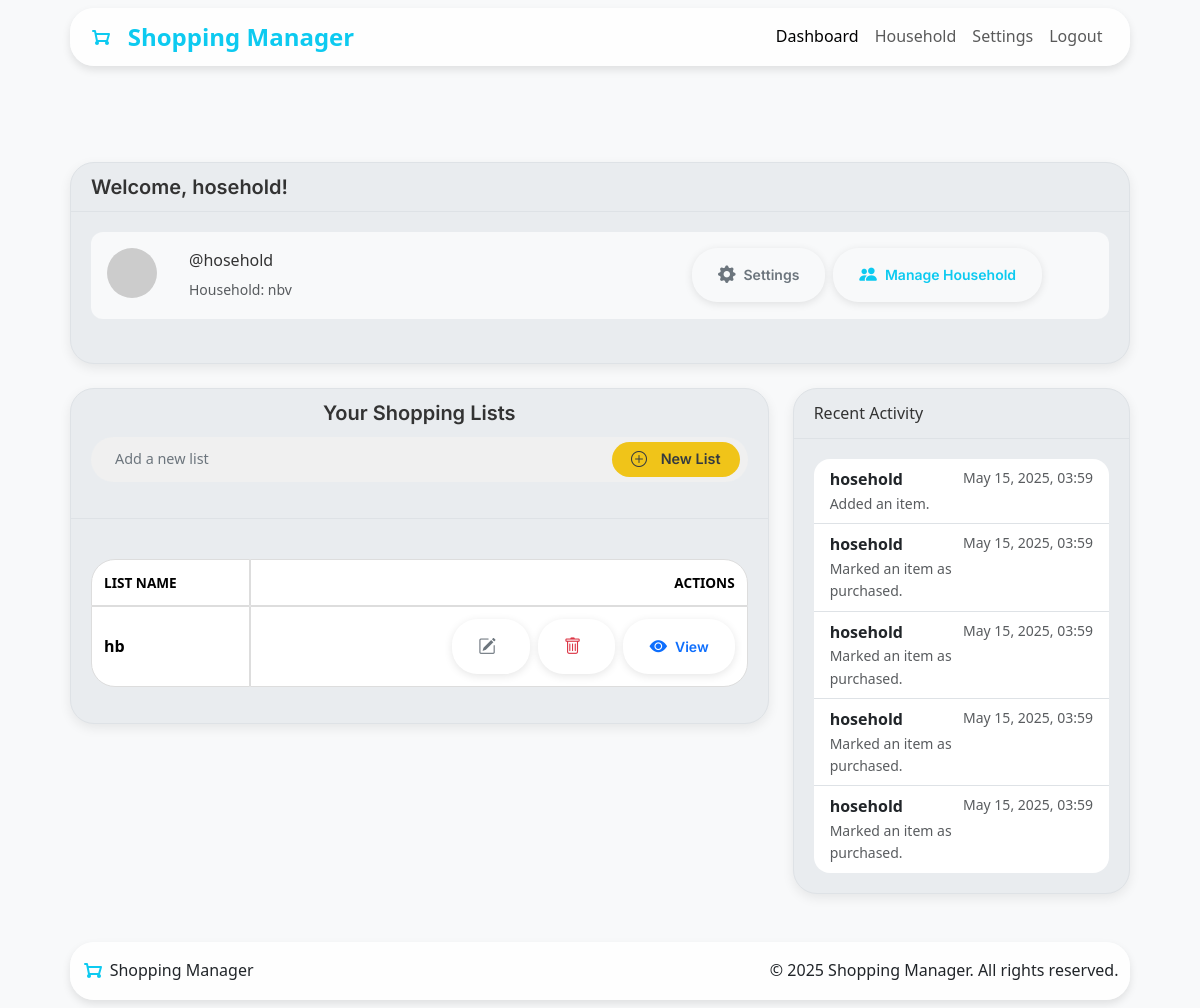
The app's page /dashboard (signed in) with its own data.
### app/models.py (models this page shows, shortened)
class User(db.Model, UserMixin):
    __tablename__ = 'users'
    id = db.Column(db.Integer, primary_key=True)
    username = db.Column(db.String(80), unique=True, nullable=False)
    name = db.Column(db.String(80), nullable=False)
    password = db.Column(db.String(128), nullable=False)
    role = db.Column(db.String(20), default='member')  # member or admin
    avatar_url = db.Column(db.String(256), nullable=True)  # DiceBear URL or uploaded file path
    household_id = db.Column(db.Integer, db.ForeignKey('households.id'))
    household = db.relationship('Household', back_populates='members', foreign_keys=[household_id])
    administered_household = db.relationship('Household', back_populates='admin',
                                             foreign_keys='Household.admin_id', uselist=False)
    created_lists = db.relationship('ShoppingList', backref='creator', lazy=True)
    added_items = db.relationship('ListItem', backref='added_by', lazy=True)
    activities = db.relationship('ActivityLog', backref='user', lazy=True)

class Household(db.Model):
    __tablename__ = 'households'
    id = db.Column(db.Integer, primary_key=True)
    join_code = db.Column(db.String(36), unique=True, nullable=False, default=lambda: secrets.token_hex(4).upper())
    name = db.Column(db.String(100), nullable=False)
    created_at = db.Column(
    db.DateTime(timezone=True),
    default=lambda: datetime.now(tz)
    )
    admin_id = db.Column(db.Integer, db.ForeignKey('users.id'), nullable=False)
    admin = db.relationship('User', back_populates='administered_household', foreign_keys=[admin_id])
    members = db.relationship('User', back_populates='household', lazy=True, foreign_keys='User.household_id')
    shopping_lists = db.relationship('ShoppingList', backref='household', lazy=True, cascade="all, delete-orphan")

class ShoppingList(db.Model):
    __tablename__ = 'shoppinglists'
    id = db.Column(db.Integer, primary_key=True)
    name = db.Column(db.String(100), nullable=False)
    household_id = db.Column(db.Integer, db.ForeignKey('households.id'), nullable=False)
    created_by_user_id = db.Column(db.Integer, db.ForeignKey('users.id'), nullable=False)
    created_at = db.Column(
    db.DateTime(timezone=True),
    default=lambda: datetime.now(tz)
    )
    items_count = db.Column(db.Integer, default=0)
    purchased_items_count = db.Column(db.Integer, default=0)
    items = db.relationship('ListItem', backref='shopping_list', lazy=True, cascade="all, delete-orphan")

class ActivityLog(db.Model):
    __tablename__ = 'activity_log'
    id = db.Column(db.Integer, primary_key=True)
    user_id = db.Column(db.Integer, db.ForeignKey('users.id'), nullable=False)
    household_id = db.Column(db.Integer, db.ForeignKey('households.id'), nullable=False)
    action_type = db.Column(db.String(50), nullable=False)
    timestamp = db.Column(
    db.DateTime(timezone=True),
    default=lambda: datetime.now(tz)
    )

### app/routes.py (the view)
@main.route('/dashboard')
@login_required
def dashboard():
    new_list_form = ShoppingListForm()
    household_id = current_user.household_id
    if not household_id:
        flash("You must join or create a household first.", "warning")
        return redirect(url_for('household_bp.setup'))
    household = HouseholdModel.query.get(household_id)
    if not household:
        flash("Household not found.", "danger")
        return redirect(url_for('main.dashboard'))
    is_admin = (current_user.id == household.admin_id)
    all_household_lists = ShoppingListModel.query.filter_by(
        household_id=household_id
    ).order_by(
        ShoppingListModel.created_at.desc()
    ).all()
    recent_activity = ActivityLog.query.filter_by(
        household_id=household_id
    ).order_by(
        ActivityLog.timestamp.desc()
    ).limit(5).all()
    return render_template(
        'dashboard.html',
        title=f"Dashboard - {household.name}",
        household=household,
        lists=all_household_lists,
        is_admin=is_admin,
        recent_activity=recent_activity,
        format_action=format_action,
        new_list_form=new_list_form
    )

### app/shopping_lists/forms.py
class ShoppingListForm(FlaskForm):
    name = StringField('List Name', validators=[DataRequired()])
    submit = SubmitField('Create List')

### templates/dashboard.html (shortened to what this page needs)
{% extends "base.html" %}
{% block content %}
<div class="container mt-2">
    <div class="card sm-card mb-4">
        <div class="card-header"><h5 class="mb-0">Welcome, {{ current_user.name | default('User') }}!</h5></div>
        <div class="card-body">
            <div class="profile-header d-flex flex-column flex-md-row align-items-center align-items-md-start">
                <div class="text-center text-md-start mb-3 mb-md-0 me-md-3">
                    <img src="{{ current_user.avatar_url }}"
                        alt="{{ current_user.name }}'s avatar"
                        class="profile-pic-actual"
                        onerror="this.onerror=null; this.src='https://api.dicebear.com/7.x/initials/svg?seed={{ current_user.name }}'">
                </div>
                <div class="profile-info w-100 w-md-auto me-md-auto mb-3 mb-md-0 text-center text-md-start">
                    <p class="card-text mb-1">@{{ current_user.username }}</p>
                    {% if current_user.household %}
                    <small class="text-muted">Household: {{ current_user.household.name }}</small>
                    {% else %}
                    <small class="text-muted">Not currently in a household. <a href="{{ url_for('household_bp.setup')}}">Join or Create One!</a></small>
                    {% endif %}
                </div>
                <div class="profile-actions d-flex flex-column flex-sm-row align-items-sm-center w-100 w-md-auto justify-content-center">
                    <a href="{{ url_for('settings_bp.account_settings') }}" class="btn btn-sm btn-outline-secondary mb-2 mb-sm-0 me-sm-2">
                        <i class="bi bi-gear-fill"></i> Settings
                    </a>
                    {% if current_user.household and (is_admin or current_user.is_admin_of_household) %}
                    <a href="{{ url_for('household_bp.manage_household', household_id=current_user.household_id) }}" class="btn btn-sm btn-outline-info">
                        <i class="bi bi-people-fill"></i> Manage Household
                    </a>
                    {% endif %}
                </div>
            </div>
        </div>
    </div>
    <div class="row">
        <div class="col-md-8">
            <div class="card sm-card mb-4">
                <div class="card-header">
                    <div class="list-header-controls">
                        <h2 class="h4 list-header-title">Your Shopping Lists</h2>
                        <div class="header-actions-toolbar">
                            <div class="header-action-group" id="headerQuickAddGroup">
                                <div class="dashboard-new-list-container">
                                    <form class="d-flex my-auto" role="New List" id="dashboardListAddForm" action="{{ url_for('shoppinglist_bp.create_list') }}" method="post">
                                        <div class="shopping-new-list-pill-container">
                                        {{ new_list_form.name(class_='form-control' + (' is-invalid' if new_list_form.name.errors else ''), placeholder="Add a new list", id="dashboardNewListInput", type="text", aria_label="New List") }}
                                            <button class="btn btn-new-list-custom expanded" type="submit" id="dashboardNewListBtn">
                                                    <i class="bi bi-plus-circle"></i>
                                                    <span class="New-List-text">New List</span>
                                            </button>
                                        </div>
                                    </form>
                                </div>
                            </div>
                        </div>
                    </div>
                </div>
                <div class="card-body">
                    {% if lists %}
                    <div class="table-container">
                        <table class="table align-middle rounded-table" id="shoppingListsTable">
                            <thead>
                                <tr>
                                    <th scope="col">List Name</th>
                                    <th scope="col" class="text-end">Actions</th>
                                </tr>
                            </thead>
                            <tbody>
                                {% for list in lists %}
                                <tr id="list-row-{{ list.id }}">
                                    <td>
                                        <strong>{{ list.name }}</strong>
                                    </td>
                                    <td class="text-end">
                                        <div class="d-flex flex-wrap justify-content-end gap-2">
                                            <a href="{{ url_for('shoppinglist_bp.edit_list', list_id=list.id) }}"
                                            class="btn btn-sm btn-outline-secondary" title="Edit List Name" id="eeditbtn">
                                            <i class="bi bi-pencil-square"></i>
                                            </a>
                                            <button type="submit"
                                                class="btn btn-sm btn-outline-danger delete-list-btn"
                                                title="Delete List"
                                                data-bs-toggle="modal"
                                                data-bs-target="#confirmModal"
                                                data-modal-title="Confirm List Deletion"
                                                data-modal-body="Are you sure you want to delete the list '{{ list.name | escape }}' and all its items? This cannot be undone."
                                                data-modal-confirm-text="Delete List"
                                                data-action-url="{{ url_for('shoppinglist_bp.delete_list', list_id=list.id) }}"
                                                data-target-element-selector="#list-row-{{ list.id }}"
                                                data-redirect-url="{{ url_for('main.dashboard') }}">
                                            <i class="bi bi-trash"></i>
                                            </button>
                                            <a href="{{ url_for('shoppinglist_bp.view_list', list_id=list.id) }}"
                                            class="btn btn-sm btn-outline-primary">
                                            <i class="bi bi-eye-fill"></i> <span class="d-none d-sm-inline">View</span>
                                            </a>
                                        </div>
                                    </td>
                                </tr>
                                {% endfor %}
                            </tbody>
                        </table>
                    </div>
                    {% else %}
                    <div>
                        <p class="card-text">You don't have any lists yet! Click 'New List' to get started.</p>
                    </div>
                    {% endif%}
                </div>
            </div>
        </div>
        <div class="col-md-4">
            <div class="card sm-card mb-4">
                <div class="card-header">Recent Activity</div>
                <div class="card-body">
                    {% if recent_activity %}
                    <ul class="list-group list-group-flush">
                        {% for activity in recent_activity %}
                        <li class="list-group-item d-flex justify-content-between align-items-start">
                            <div>
                            <strong>{{ activity.user.name }}</strong>
                            <small class="text-muted d-block">{{ format_action(activity.action_type) }}</small>
                            </div>
                            <small class="text-muted text-nowrap utc-time" data-utc="{{ activity.timestamp.isoformat() }}">{{ activity.timestamp }}</small>
                        </li>
                        {% endfor %}
                    </ul>
                    {% else %}
                    <p class="card-text">No Activity Yet!</p>
                    {% endif %}
                </div>
            </div>
        </div>
    </div>
</div>
{% endblock %}

### static/css/base.css (style rules this page uses)
* { margin: 0; padding: 0; box-sizing: border-box; font-family: 'Inter' sans-serif; }
body { line-height: 1.6; color: var(--dark); background-color: var(--background); font-weight: 400; }
.container { width: 100%; margin: 0 auto; padding: 0 20px; }
h1,h2,h3,h4,h5,h6,.h1,.h2,.h3,.h4,.h5,.h6 { font-family: 'Inter', sans-serif; font-weight: 600; }
h2 { font-size: 2.5rem; margin-bottom: 1rem; }

### static/css/variables.css (style rules this page uses)
:root { --primary: #0dcaf0; --primary-variant: #08a7c2; --secondary: #6c757d; --secondary-variant: #5a6268; --warning: #f0c419; --warning-variant: #d0a408; --success: #136e22; --success-variant: #0e4e16; --text-primary: #212529; --text-secondary: #6c757d; --text-light: #ffffff; --text-faint: #a1a1a1; --background: #ffffff; --background-variant: #f8f9fa; --surface: #ffffff; --surface-variant: #e9ecef; --border: #dee2e6; --border-light: #eff2f5; --shadow: 0 0.5rem 1rem rgba(0, 0, 0, 0.15); --shadow-sm: 0 0.125rem 0.25rem rgba(0, 0, 0, 0.075); --transition: all 0.2s ease-in-out; --rounded-md: 0.375rem; --rounded-lg: 0.5rem; --spacing-sm: 0.5rem; --spacing-md: 1rem; --spacing-lg: 2rem; }

### records on screen
User: name "hosehold", username "hosehold"
Household: household.name "nbv"
ShoppingList: name "hb"
ActivityLog: user.name "hosehold", action_type "Added an item."
ActivityLog: user.name "hosehold", action_type "Marked an item as purchased."
ActivityLog: user.name "hosehold", action_type "Marked an item as purchased."
ActivityLog: user.name "hosehold", action_type "Marked an item as purchased."
ActivityLog: user.name "hosehold", action_type "Marked an item as purchased."
